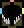

A level layout from a 2D game, rendered from its tile map. Below: a short description, then the map file with its tile-grid data intact:
An orthogonal 12x14 tile map with 2x2 px tiles, 1 tile layer (Tile Layer 1).

<map version="1.2" tiledversion="1.3.3" orientation="orthogonal" renderorder="right-down" width="12" height="14" tilewidth="2" tileheight="2" infinite="0" nextlayerid="2" nextobjectid="1">
 <tileset firstgid="1" source="../atlas.tsx" />
 <layer id="1" name="Tile Layer 1" width="12" height="14">
  <data encoding="csv">
0,0,0,0,0,47,47,0,0,0,0,0,
0,17,17,17,17,0,0,17,17,17,17,0,
0,17,17,25,25,0,0,25,25,17,17,0,
0,17,0,0,0,0,0,0,0,0,17,0,
54,0,0,0,0,0,0,0,0,0,0,56,
54,0,0,0,0,0,0,0,0,0,0,56,
54,0,0,0,0,0,0,0,0,0,0,56,
0,13,0,0,19,20,20,21,0,0,13,0,
0,12,5,0,0,28,28,0,5,4,17,0,
0,17,13,5,4,28,28,0,13,12,17,0,
0,17,12,12,12,28,28,13,12,17,17,0,
0,17,17,12,12,28,28,12,17,17,17,0,
0,17,17,17,17,28,28,17,17,17,17,0,
0,0,0,0,17,17,17,17,0,0,0,0
</data>
 </layer>
</map>